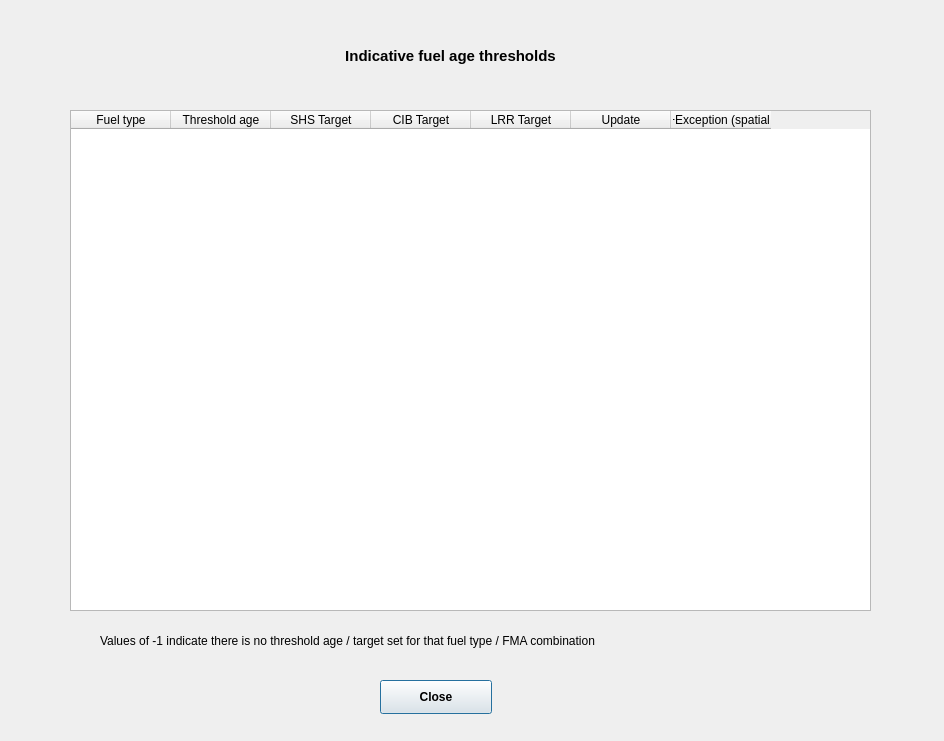
<?xml version="1.0" encoding="UTF-8"?>
<ui version="4.0">
 <class>ListThresholdsDialog</class>
 <widget class="QDialog" name="ListThresholdsDialog">
  <property name="geometry">
   <rect>
    <x>0</x>
    <y>0</y>
    <width>944</width>
    <height>741</height>
   </rect>
  </property>
  <property name="windowTitle">
   <string>Thresholds and Targets</string>
  </property>
  <widget class="QLabel" name="lbl_title">
   <property name="geometry">
    <rect>
     <x>90</x>
     <y>40</y>
     <width>721</width>
     <height>31</height>
    </rect>
   </property>
   <property name="font">
    <font>
     <pointsize>11</pointsize>
     <weight>75</weight>
     <bold>true</bold>
    </font>
   </property>
   <property name="text">
    <string>Indicative fuel age thresholds</string>
   </property>
   <property name="alignment">
    <set>Qt::AlignCenter</set>
   </property>
  </widget>
  <widget class="QPushButton" name="btn_close">
   <property name="geometry">
    <rect>
     <x>380</x>
     <y>680</y>
     <width>112</width>
     <height>34</height>
    </rect>
   </property>
   <property name="font">
    <font>
     <weight>75</weight>
     <bold>true</bold>
    </font>
   </property>
   <property name="text">
    <string>Close</string>
   </property>
   <property name="default">
    <bool>true</bool>
   </property>
  </widget>
  <widget class="QTableWidget" name="tbl_thresholds">
   <property name="geometry">
    <rect>
     <x>70</x>
     <y>110</y>
     <width>801</width>
     <height>501</height>
    </rect>
   </property>
   <property name="sortingEnabled">
    <bool>true</bool>
   </property>
   <property name="columnCount">
    <number>7</number>
   </property>
   <column>
    <property name="text">
     <string>Fuel type</string>
    </property>
   </column>
   <column>
    <property name="text">
     <string>Threshold age</string>
    </property>
   </column>
   <column>
    <property name="text">
     <string>SHS Target</string>
    </property>
   </column>
   <column>
    <property name="text">
     <string>CIB Target</string>
    </property>
   </column>
   <column>
    <property name="text">
     <string>LRR Target</string>
    </property>
   </column>
   <column>
    <property name="text">
     <string>Update</string>
    </property>
   </column>
   <column>
    <property name="text">
     <string>+Exception (spatial)</string>
    </property>
   </column>
  </widget>
  <widget class="QLabel" name="label">
   <property name="geometry">
    <rect>
     <x>100</x>
     <y>630</y>
     <width>711</width>
     <height>21</height>
    </rect>
   </property>
   <property name="text">
    <string>Values of -1 indicate there is no threshold age / target set for that fuel type / FMA combination</string>
   </property>
  </widget>
 </widget>
 <resources/>
 <connections/>
</ui>
